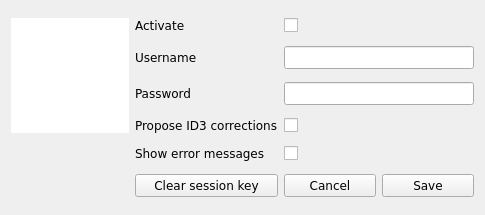
<?xml version="1.0" encoding="UTF-8"?>
<ui version="4.0">
 <class>GUI_LastFM_Dialog</class>
 <widget class="QDialog" name="GUI_LastFM_Dialog">
  <property name="geometry">
   <rect>
    <x>0</x>
    <y>0</y>
    <width>485</width>
    <height>215</height>
   </rect>
  </property>
  <property name="windowTitle">
   <string>Last.fm Preferences</string>
  </property>
  <layout class="QGridLayout" name="gridLayout">
   <item row="0" column="2">
    <widget class="QCheckBox" name="cb_activate">
     <property name="font">
      <font>
       <family>DejaVu Sans</family>
      </font>
     </property>
     <property name="focusPolicy">
      <enum>Qt::NoFocus</enum>
     </property>
     <property name="layoutDirection">
      <enum>Qt::LeftToRight</enum>
     </property>
     <property name="text">
      <string/>
     </property>
    </widget>
   </item>
   <item row="1" column="2" colspan="2">
    <widget class="QLineEdit" name="tf_username">
     <property name="font">
      <font>
       <family>DejaVu Sans</family>
      </font>
     </property>
     <property name="focusPolicy">
      <enum>Qt::ClickFocus</enum>
     </property>
    </widget>
   </item>
   <item row="1" column="1">
    <widget class="QLabel" name="label_2">
     <property name="font">
      <font>
       <family>DejaVu Sans</family>
      </font>
     </property>
     <property name="text">
      <string>Username</string>
     </property>
    </widget>
   </item>
   <item row="0" column="1">
    <widget class="QLabel" name="label_4">
     <property name="font">
      <font>
       <family>DejaVu Sans</family>
      </font>
     </property>
     <property name="text">
      <string>Activate</string>
     </property>
    </widget>
   </item>
   <item row="4" column="1">
    <widget class="QLabel" name="label_5">
     <property name="font">
      <font>
       <family>DejaVu Sans</family>
      </font>
     </property>
     <property name="text">
      <string>Show error messages</string>
     </property>
    </widget>
   </item>
   <item row="2" column="1">
    <widget class="QLabel" name="label_3">
     <property name="font">
      <font>
       <family>DejaVu Sans</family>
      </font>
     </property>
     <property name="text">
      <string>Password</string>
     </property>
    </widget>
   </item>
   <item row="3" column="2">
    <widget class="QCheckBox" name="cb_correct_id3">
     <property name="font">
      <font>
       <family>DejaVu Sans</family>
      </font>
     </property>
     <property name="focusPolicy">
      <enum>Qt::NoFocus</enum>
     </property>
     <property name="text">
      <string/>
     </property>
    </widget>
   </item>
   <item row="2" column="2" colspan="2">
    <widget class="QLineEdit" name="tf_password">
     <property name="font">
      <font>
       <family>DejaVu Sans</family>
      </font>
     </property>
     <property name="focusPolicy">
      <enum>Qt::ClickFocus</enum>
     </property>
     <property name="echoMode">
      <enum>QLineEdit::Password</enum>
     </property>
    </widget>
   </item>
   <item row="3" column="1">
    <widget class="QLabel" name="label">
     <property name="font">
      <font>
       <family>DejaVu Sans</family>
      </font>
     </property>
     <property name="text">
      <string>Propose ID3 corrections</string>
     </property>
    </widget>
   </item>
   <item row="5" column="1">
    <widget class="QPushButton" name="btn_clear_session">
     <property name="font">
      <font>
       <family>DejaVu Sans</family>
      </font>
     </property>
     <property name="focusPolicy">
      <enum>Qt::NoFocus</enum>
     </property>
     <property name="text">
      <string>Clear session key</string>
     </property>
    </widget>
   </item>
   <item row="0" column="0" rowspan="4">
    <widget class="QWidget" name="widget" native="true">
     <property name="font">
      <font>
       <family>DejaVu Sans</family>
      </font>
     </property>
     <property name="styleSheet">
      <string notr="true">background-color: rgb(255, 255, 255);</string>
     </property>
     <layout class="QVBoxLayout" name="verticalLayout">
      <item>
       <widget class="QLabel" name="lab_image">
        <property name="minimumSize">
         <size>
          <width>100</width>
          <height>30</height>
         </size>
        </property>
        <property name="maximumSize">
         <size>
          <width>100</width>
          <height>30</height>
         </size>
        </property>
        <property name="font">
         <font>
          <family>DejaVu Sans</family>
         </font>
        </property>
        <property name="text">
         <string/>
        </property>
        <property name="pixmap">
         <pixmap>../../../Desktop/lastfm-icon.png</pixmap>
        </property>
        <property name="scaledContents">
         <bool>true</bool>
        </property>
       </widget>
      </item>
     </layout>
    </widget>
   </item>
   <item row="4" column="2">
    <widget class="QCheckBox" name="cb_error_messages">
     <property name="font">
      <font>
       <family>DejaVu Sans</family>
      </font>
     </property>
     <property name="focusPolicy">
      <enum>Qt::NoFocus</enum>
     </property>
     <property name="text">
      <string/>
     </property>
    </widget>
   </item>
   <item row="5" column="3">
    <widget class="QPushButton" name="btn_save">
     <property name="font">
      <font>
       <family>DejaVu Sans</family>
      </font>
     </property>
     <property name="focusPolicy">
      <enum>Qt::NoFocus</enum>
     </property>
     <property name="text">
      <string>Save</string>
     </property>
    </widget>
   </item>
   <item row="5" column="2">
    <widget class="QPushButton" name="btn_cancel">
     <property name="font">
      <font>
       <family>DejaVu Sans</family>
      </font>
     </property>
     <property name="focusPolicy">
      <enum>Qt::NoFocus</enum>
     </property>
     <property name="text">
      <string>Cancel</string>
     </property>
    </widget>
   </item>
  </layout>
 </widget>
 <resources/>
 <connections>
  <connection>
   <sender>btn_cancel</sender>
   <signal>clicked()</signal>
   <receiver>GUI_LastFM_Dialog</receiver>
   <slot>close()</slot>
   <hints>
    <hint type="sourcelabel">
     <x>319</x>
     <y>111</y>
    </hint>
    <hint type="destinationlabel">
     <x>239</x>
     <y>66</y>
    </hint>
   </hints>
  </connection>
  <connection>
   <sender>tf_password</sender>
   <signal>returnPressed()</signal>
   <receiver>btn_save</receiver>
   <slot>click()</slot>
   <hints>
    <hint type="sourcelabel">
     <x>370</x>
     <y>80</y>
    </hint>
    <hint type="destinationlabel">
     <x>422</x>
     <y>139</y>
    </hint>
   </hints>
  </connection>
  <connection>
   <sender>tf_username</sender>
   <signal>returnPressed()</signal>
   <receiver>btn_save</receiver>
   <slot>click()</slot>
   <hints>
    <hint type="sourcelabel">
     <x>370</x>
     <y>48</y>
    </hint>
    <hint type="destinationlabel">
     <x>422</x>
     <y>139</y>
    </hint>
   </hints>
  </connection>
 </connections>
</ui>
